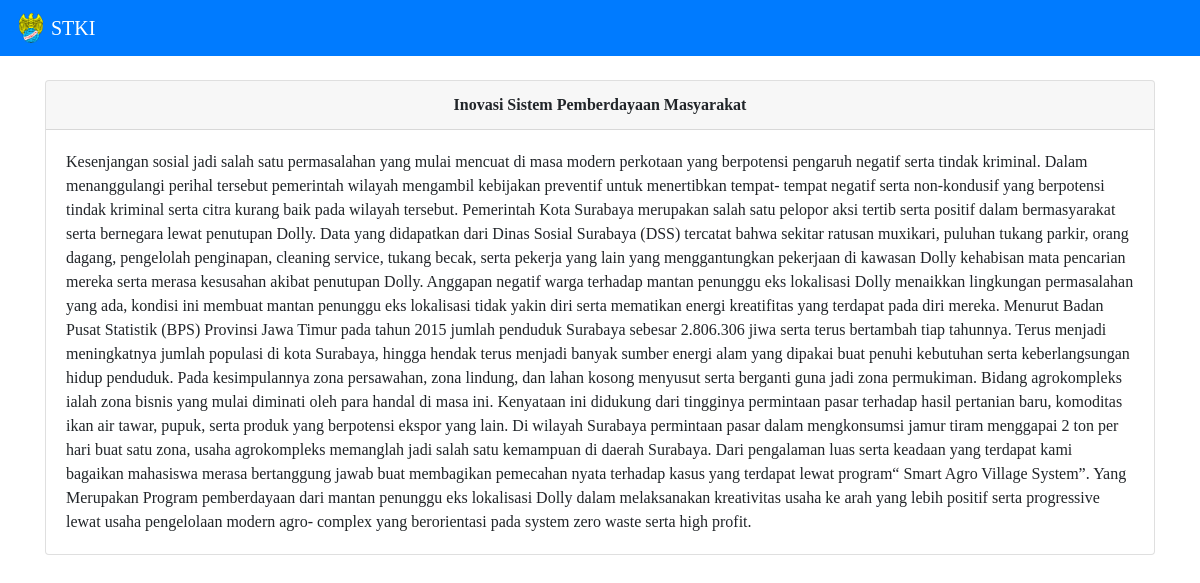
The page /detailDokumen.php?id=12 on the database its author committed.
### tables this page shows
CREATE TABLE `tbdokumen` (
  `Id` int(11) NOT NULL,
  `Judul` varchar(100) NOT NULL,
  `dokumen` text NOT NULL,
  `nm_dk` text NOT NULL
);

### detailDokumen.php (the view, shortened to what this page needs)
<?php
include 'koneksi.php';
    $id = $_GET['id'];
    $data = $konek->query("SELECT * FROM tbdokumen WHERE Id = $id");
    $result = mysqli_fetch_array($data);
?>
<!DOCTYPE html>
<html>
<head>
	<link rel="stylesheet" type="text/css" href="assets/bootstrap/dist/css/bootstrap.min.css">
	<link rel="stylesheet" type="text/css" href="assets/fontawesome/css/all.min.css">
</head>
<body>
<nav class="navbar navbar-dark bg-primary">
  <a class="navbar-brand" href="index.php">
    <img src="assets/img/logo.png" width="30" height="30" class="d-inline-block align-top" alt="" loading="lazy">
    STKI
  </a>
</nav>
<br />
<div class="container">
<div class="card">
  <div class="card-header font-weight-bold text-center">
    <?= $result['Judul'] ?>
  </div>
  <div class="card-body">
    <p class="card-text"><?= $result['dokumen']; ?></p>
  </div>
</div>
</div>
</body>
</html>

### detailDokumen.php (style rules this page uses)
* { font-family: awesome; }

### rows shown on the page
tbdokumen: Judul "Inovasi Sistem Pemberdayaan Masyarakat", dokumen "Kesenjangan sosial jadi salah satu permasalahan yang mulai mencuat di masa modern perkotaan yang berpotensi pengaruh negatif serta tindak kriminal. Dalam menanggulangi perihal tersebut pemerintah wilayah mengambil kebijakan preventif untuk menertibkan tempat- tempat negatif serta non-kondusif yang berpotensi tindak kriminal serta citra kurang baik pada wilayah tersebut. Pemerintah Kota Surabaya merupakan salah satu pelopor aksi tertib serta positif dalam bermasyarakat serta bernegara lewat penutupan Dolly. Data yang didapatkan dari Dinas Sosial Surabaya (DSS) tercatat bahwa sekitar ratusan muxikari, puluhan tukang parkir, orang dagang, pengelolah penginapan, cleaning service, tukang becak,…"
